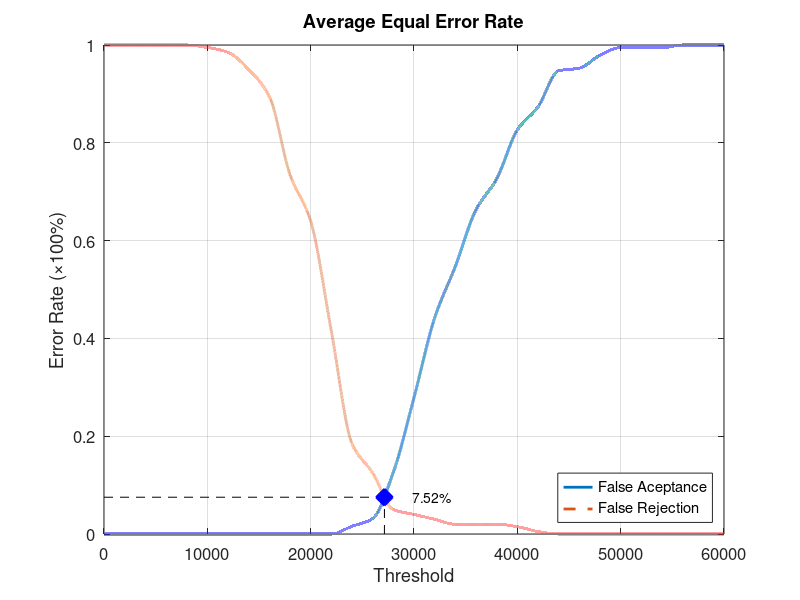
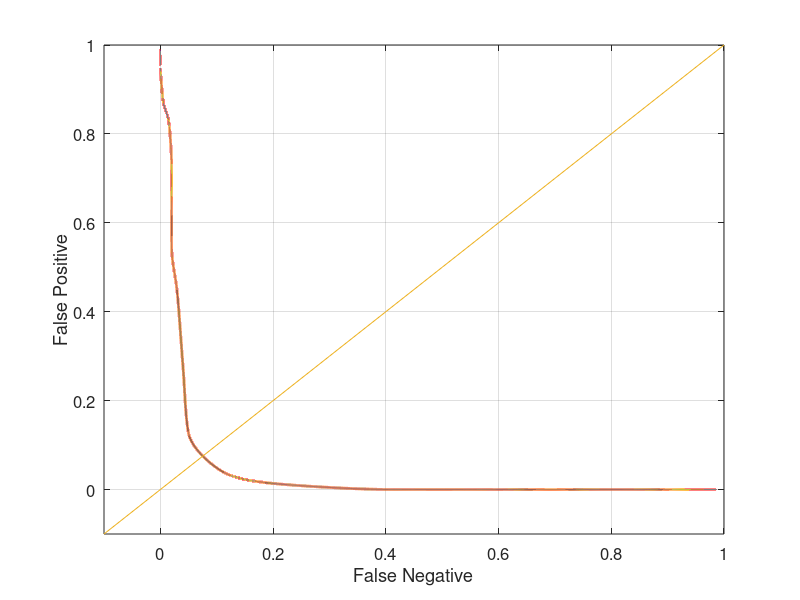

Reproduce these figures in MATLAB, in order.
function yEER = Database2_1
close all;
clear;
clc;
x = 0:2000:60000;
xq = 0:0.5:60000;

y0 = [0 0 0 0 0 0 0 0 0 0 0 0 0.0157895 0.0315789 0.126316 0.278947 0.442105 0.547368 0.663158 0.726316 0.826316 0.873684 0.947368 0.952632 0.978947 0.994737 0.994737 0.994737 1 1 1];
yy0 = interp1(x, y0, xq, 'pchip');
y1 = [1 1 1 1 1 0.995 0.985 0.95 0.895 0.735 0.64 0.415 0.185 0.125 0.05 0.04 0.03 0.02 0.02 0.02 0.015 0.005 0 0 0 0 0 0 0 0 0];
yy1 = interp1(x, y1, xq, 'pchip');

% Calculating EER: 
y2 = abs(y0 - y1);
find(y2 == min(y2))
yy2 = abs(yy0 - yy1);
xEER = find(yy2 == min(yy2));
xEERIndex = xq(xEER) % X-axis EER
yEER = yy0(xEER) % Y-axis EER

main = figure
plot(xq, yy0,'-','LineWidth', 2);	hold on
plot(xq, yy1,'--','LineWidth', 2);	hold on
plot([xEERIndex xEERIndex], [0 yEER], 'k--');	hold on
plot([0 xEERIndex], [yEER yEER], 'k--');	hold on
plot(xEERIndex, yEER, 'bx', 'LineWidth', 10);	hold on
text(xEERIndex + 10 * xEERIndex / 100, yEER, [num2str(round((10000 * yEER)) / 100) '%'])
legend('False Aceptance', 'False Rejection', 'Location', 'SouthEast')
xlabel('Threshold')
ylabel('Error Rate (\times100%)')
title('Average Equal Error Rate')
set(gca, 'FontSize', 12)
axis([0 60000 0 1])
grid on

print(main, 'Database2_1Main', '-dpng');
FNRxFPR = figure('Color', [1 1 1]);
plot(yy1, yy0, '-', yy1, yy0, 'LineWidth', 2);
hold on
y = -0.1:0.1:1
plot(y, y); 
set(gca, 'FontSize', 12)
xlabel('False Negative')
ylabel('False Positive')
axis([-0.1 1 -0.1 1])
set(gca, 'FontSize', 12)
grid on

print(FNRxFPR, 'Database2_1FNRxFPR','-dpng');
end
